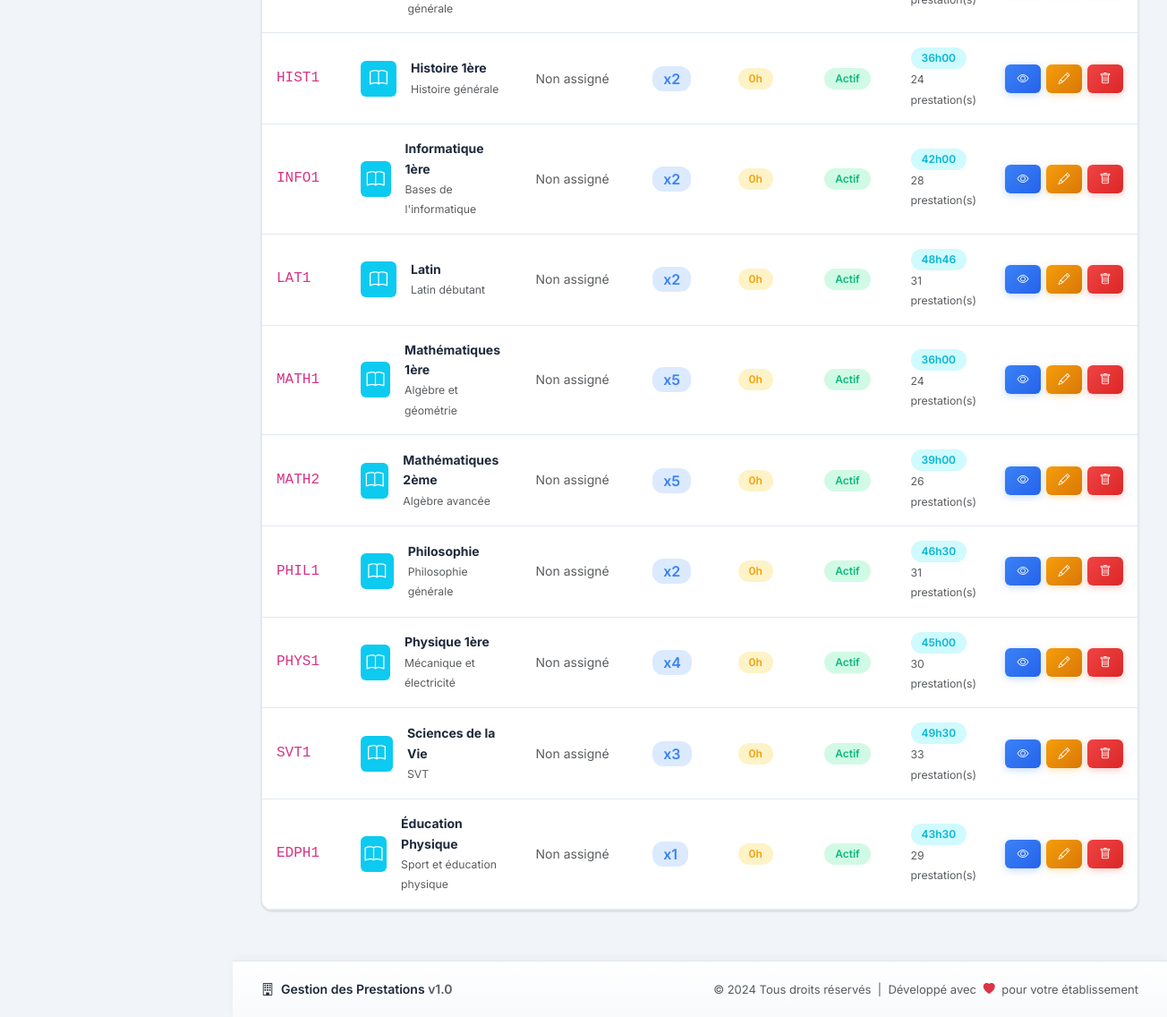
Before: /cours/ (signed in, lower part) with the older database file.
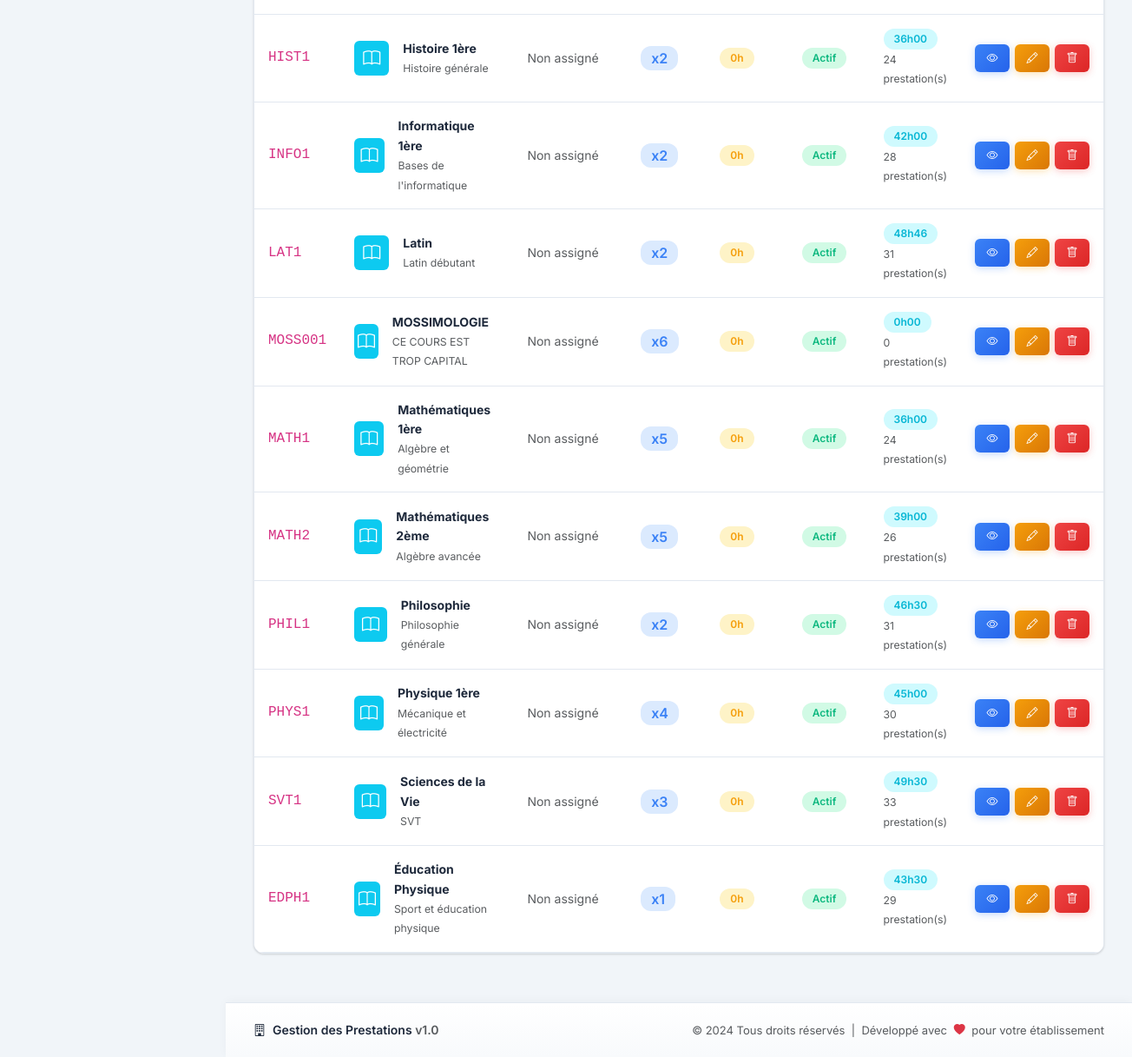
After: the same page with the newer database file.
### prestation/models.py (models this page shows, shortened)
class Cours(models.Model):
    code_validator = RegexValidator(
        regex=r'^[A-Z]{2,4}[0-9]{1,3}$',
        message='Format du code: 2-4 lettres suivies de 1-3 chiffres (ex: MATH101)'
    )
    code = models.CharField(
        max_length=20,
        unique=True,
        validators=[code_validator]
    )
    libelle = models.CharField(max_length=150)
    coefficient = models.IntegerField(
        default=1,
        validators=[MinValueValidator(1), MaxValueValidator(10)]
    )
    enseignant_responsable = models.ForeignKey(
        'Agent',
        on_delete=models.SET_NULL,
        null=True,
        blank=True,
        related_name='cours_enseignants',
        help_text='Enseignant responsable de ce cours'
    )
    heures_ponderation = models.IntegerField(
        default=0,
        validators=[MinValueValidator(0)],
        help_text='Nombre total d\'heures de prestation pour ce cours (ex: 60)'
    )
    description = models.TextField(blank=True)
    actif = models.BooleanField(default=True)
    created_at = models.DateTimeField(auto_now_add=True)
    updated_at = models.DateTimeField(auto_now=True)
    class Meta:
        ordering = ['libelle']
        verbose_name = 'Cours'
        verbose_name_plural = 'Cours'
        indexes = [
            models.Index(fields=['code']),
            models.Index(fields=['actif']),
        ]

### prestation/views.py (the view)
# urls.py: path('cours/', views.cours_list, name='cours'),
@login_required
def cours_list(request):
    cours_list = Cours.objects.all().prefetch_related('enseignant_responsable')
    cours_avec_stats = []
    for cours in cours_list:
        prestations = PrestationEnseignant.objects.filter(cours=cours)
        total_minutes = 0
        for pe in prestations:
            if pe.heure_debut and pe.heure_fin:
                from datetime import datetime
                debut = datetime.combine(pe.prestation.date, pe.heure_debut)
                fin = datetime.combine(pe.prestation.date, pe.heure_fin)
                duree = fin - debut
                total_minutes += duree.seconds // 60
        heures_totales = total_minutes // 60
        minutes_totales = total_minutes % 60
        cours_avec_stats.append({
            'cours': cours,
            'total_heures': f"{heures_totales}h{minutes_totales:02d}",
            'nombre_prestations': prestations.count()
        })
    return render(request, 'cours/index.html', {'cours_avec_stats': cours_avec_stats})

### prestation/templates/cours/index.html (shortened to what this page needs)
{% extends 'base.html' %}
{% load static %}
{% block content %}
<div class="card">
    <div class="card-body p-0">
        <div class="table-responsive">
            <table class="table table-hover mb-0 datatable">
                <tbody>
                    {% for item in cours_avec_stats %}
                    <tr>
                        <td><code class="fs-6">{{ item.cours.code }}</code></td>
                        <td>
                            <div class="d-flex align-items-center gap-2">
                                <div class="bg-info text-white rounded d-flex align-items-center justify-content-center" style="width: 40px; height: 40px; font-size: 1.25rem;">
                                    <i class="bi bi-book"></i>
                                </div>
                                <div>
                                    <strong>{{ item.cours.libelle }}</strong>
                                    {% if item.cours.description %}
                                        <br><small class="text-muted">{{ item.cours.description|truncatechars:40 }}</small>
                                    {% endif %}
                                </div>
                            </div>
                        </td>
                        <td>
                            {% if item.cours.enseignant_responsable %}
                                <i class="bi bi-person-workspace text-primary me-1"></i>{{ item.cours.enseignant_responsable.nom_complet|truncatechars:20 }}
                            {% else %}
                                <span class="text-muted">Non assigné</span>
                            {% endif %}
                        </td>
                        <td>
                            <span class="badge badge-primary fs-6">x{{ item.cours.coefficient }}</span>
                        </td>
                        <td>
                            <span class="badge badge-warning">{{ item.cours.heures_ponderation }}h</span>
                        </td>
                        <td>
                            {% if item.cours.actif %}
                            <span class="badge badge-success">Actif</span>
                            {% else %}
                            <span class="badge badge-secondary">Inactif</span>
                            {% endif %}
                        </td>
                        <td>
                            <span class="badge badge-info">{{ item.total_heures }}</span>
                            <br><small class="text-muted">{{ item.nombre_prestations }} prestation(s)</small>
                        </td>
                        <td>
                            <div class="action-buttons">
                                <a href="{% url 'cours_show' item.cours.id %}" class="btn action-btn action-btn-view" title="Consulter">
                                    <i class="bi bi-eye"></i>
                                </a>
                                {% if request.user.utilisateur.role == 'ADMIN' %}
                                <a href="{% url 'cours_edit' item.cours.id %}" class="btn action-btn action-btn-edit" title="Modifier">
                                    <i class="bi bi-pencil"></i>
                                </a>
                                <button class="btn action-btn action-btn-delete btn-delete" data-url="{% url 'cours_delete' item.cours.id %}" data-name="{{ item.cours.libelle }}">
                                    <i class="bi bi-trash"></i>
                                </button>
                                {% endif %}
                            </div>
                        </td>
                    </tr>
                    {% endfor %}
                </tbody>
            </table>
        </div>
    </div>
</div>
{% endblock %}

Changed rows visible on the page:
added Cours: cours.code "MOSS001", cours.libelle "MOSSIMOLOGIE", cours.description "CE COURS EST TROP CAPITAL", shows "Non assigné", cours.coefficient "6", cours.heures_ponderation "0", actif "Actif", total_heures "0h00", nombre_prestations "0"
